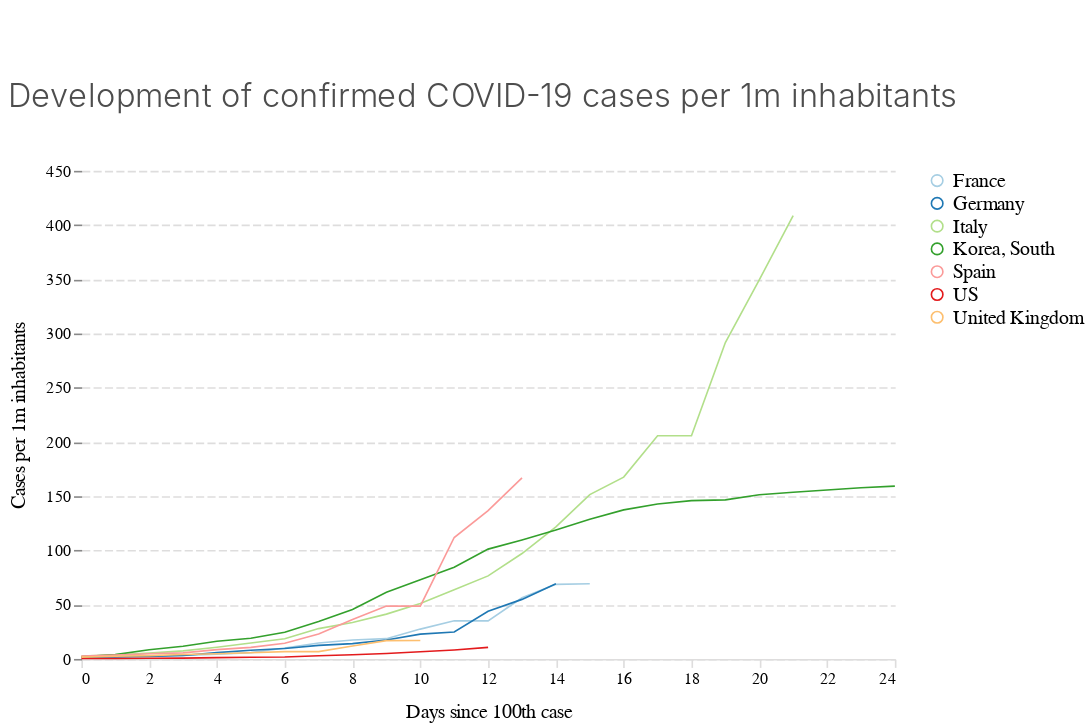

This figure's notebook cell:
### Code cell
chart_cases_per_1m

### Figure 1 — Vega-Lite specification as saved in the notebook (floating-point values rounded to 4 significant figures)
{"$schema": "https://vega.github.io/schema/vega-lite/v3.4.0.json", "config": {"area": {"fill": "#1696d2"}, "axisX": {"domain": true, "domainColor": "#DEDDDD", "domainDashOffset": 10, "domainWidth": 1, "grid": false, "labelAngle": 0, "labelFont": "Avenir", "labelFontSize": 10, "tickColor": "#DEDDDD", "titleFont": "Avenir", "titleFontSize": 12, "titleFontWeight": 400, "titlePadding": 10}, "axisY": {"domain": false, "domainDashOffset": 10, "grid": true, "gridColor": "#DEDDDD", "gridDash": [5, 2], "gridWidth": 1, "labelAngle": 0, "labelFont": "Avenir", "labelFontSize": 10, "titleFont": "Avenir", "titleFontSize": 12, "titleFontWeight": 400, "titlePadding": 10}, "bar": {"fill": "#1696d2", "strokeWidth": 0}, "guide-title": {"color": "Monospace", "font": "Avenir", "fontSize": 15}, "header": {"titleFontSize": 12, "titleFontWeight": 400}, "legend": {"labelFont": "Avenir", "labelFontSize": 12, "symbolSize": 50, "symbolType": "circle", "title": "", "titleFont": "Avenir", "titleFontSize": 12}, "line": {"color": "#1696d2", "stroke": "#1696d2", "strokeWidth": 1}, "path": {"stroke": "#1696d2"}, "point": {"filled": true}, "range": {"category": ["#a6cee3", "#1f78b4", "#b2df8a", "#33a02c", "#fb9a99", "#e31a1c", "#fdbf6f", "#ff7f00"], "diverging": ["#cfe8f3", "#a2d4ec", "#73bfe2", "#46abdb", "#1696d2", "#12719e"]}, "text": {"align": "right", "color": "#1696d2", "font": "Avenir", "fontSize": 12, "fontWeight": 400, "size": 11}, "title": {"anchor": "start", "color": "#4d4d4d", "font": "Avenir", "fontSize": 20, "fontWeight": 300, "lineHeight": 100, "offset": 30}, "trail": {"color": "#1696d2", "stroke": "#1696d2"}, "view": {"strokeWidth": 0}}, "data": {"name": "data-d72dc117d29002a3d56e00ae046c17a4"}, "datasets": {"data-d72dc117d29002a3d56e00ae046c17a4": [{"cases_per1m": 1.535, "country": "France", "date": "2020-02-29T00:00:00", "days_since100": 0, "perc_growth": null, "value": 100}, {"cases_per1m": 1.996, "country": "France", "date": "2020-03-01T00:00:00", "days_since100": 1, "perc_growth": 1.3, "value": 130}, {"cases_per1m": 2.933, "country": "France", "date": "2020-03-02T00:00:00", "days_since100": 2, "perc_growth": 1.469, "value": 191}, {"cases_per1m": 3.132, "country": "France", "date": "2020-03-03T00:00:00", "days_since100": 3, "perc_growth": 1.068, "value": 204}, {"cases_per1m": 4.422, "country": "France", "date": "2020-03-04T00:00:00", "days_since100": 4, "perc_growth": 1.412, "value": 288}, {"cases_per1m": 5.835, "country": "France", "date": "2020-03-05T00:00:00", "days_since100": 5, "perc_growth": 1.319, "value": 380}, {"cases_per1m": 10.07, "country": "France", "date": "2020-03-06T00:00:00", "days_since100": 6, "perc_growth": 1.726, "value": 656}, {"cases_per1m": 14.69, "country": "France", "date": "2020-03-07T00:00:00", "days_since100": 7, "perc_growth": 1.459, "value": 957}, {"cases_per1m": 17.41, "country": "France", "date": "2020-03-08T00:00:00", "days_since100": 8, "perc_growth": 1.185, "value": 1134}, {"cases_per1m": 18.69, "country": "France", "date": "2020-03-09T00:00:00", "days_since100": 9, "perc_growth": 1.073, "value": 1217}, {"cases_per1m": 27.51, "country": "France", "date": "2020-03-10T00:00:00", "days_since100": 10, "perc_growth": 1.472, "value": 1792}, {"cases_per1m": 35.15, "country": "France", "date": "2020-03-11T00:00:00", "days_since100": 11, "perc_growth": 1.277, "value": 2289}, {"cases_per1m": 35.15, "country": "France", "date": "2020-03-12T00:00:00", "days_since100": 12, "perc_growth": 1, "value": 2289}, {"cases_per1m": 56.38, "country": "France", "date": "2020-03-13T00:00:00", "days_since100": 13, "perc_growth": 1.604, "value": 3672}, {"cases_per1m": 68.79, "country": "France", "date": "2020-03-14T00:00:00", "days_since100": 14, "perc_growth": 1.22, "value": 4480}, {"cases_per1m": 69.29, "country": "France", "date": "2020-03-15T00:00:00", "days_since100": 15, "perc_growth": 1.007, "value": 4513}, {"cases_per1m": 1.557, "country": "Germany", "date": "2020-03-01T00:00:00", "days_since100": 0, "perc_growth": null, "value": 130}, {"cases_per1m": 1.904, "country": "Germany", "date": "2020-03-02T00:00:00", "days_since100": 1, "perc_growth": 1.223, "value": 159}, {"cases_per1m": 2.347, "country": "Germany", "date": "2020-03-03T00:00:00", "days_since100": 2, "perc_growth": 1.233, "value": 196}, {"cases_per1m": 3.137, "country": "Germany", "date": "2020-03-04T00:00:00", "days_since100": 3, "perc_growth": 1.337, "value": 262}, {"cases_per1m": 5.771, "country": "Germany", "date": "2020-03-05T00:00:00", "days_since100": 4, "perc_growth": 1.84, "value": 482}, {"cases_per1m": 8.022, "country": "Germany", "date": "2020-03-06T00:00:00", "days_since100": 5, "perc_growth": 1.39, "value": 670}, {"cases_per1m": 9.567, "country": "Germany", "date": "2020-03-07T00:00:00", "days_since100": 6, "perc_growth": 1.193, "value": 799}, {"cases_per1m": 12.45, "country": "Germany", "date": "2020-03-08T00:00:00", "days_since100": 7, "perc_growth": 1.302, "value": 1040}, {"cases_per1m": 14.08, "country": "Germany", "date": "2020-03-09T00:00:00", "days_since100": 8, "perc_growth": 1.131, "value": 1176}, {"cases_per1m": 17.45, "country": "Germany", "date": "2020-03-10T00:00:00", "days_since100": 9, "perc_growth": 1.239, "value": 1457}, {"cases_per1m": 22.85, "country": "Germany", "date": "2020-03-11T00:00:00", "days_since100": 10, "perc_growth": 1.31, "value": 1908}, {"cases_per1m": 24.88, "country": "Germany", "date": "2020-03-12T00:00:00", "days_since100": 11, "perc_growth": 1.089, "value": 2078}, {"cases_per1m": 44.0, "country": "Germany", "date": "2020-03-13T00:00:00", "days_since100": 12, "perc_growth": 1.769, "value": 3675}, {"cases_per1m": 54.9, "country": "Germany", "date": "2020-03-14T00:00:00", "days_since100": 13, "perc_growth": 1.248, "value": 4585}, {"cases_per1m": 69.39, "country": "Germany", "date": "2020-03-15T00:00:00", "days_since100": 14, "perc_growth": 1.264, "value": 5795}, {"cases_per1m": 2.56, "country": "Italy", "date": "2020-02-23T00:00:00", "days_since100": 0, "perc_growth": null, "value": 155}, {"cases_per1m": 3.782, "country": "Italy", "date": "2020-02-24T00:00:00", "days_since100": 1, "perc_growth": 1.477, "value": 229}, {"cases_per1m": 5.318, "country": "Italy", "date": "2020-02-25T00:00:00", "days_since100": 2, "perc_growth": 1.406, "value": 322}, {"cases_per1m": 7.481, "country": "Italy", "date": "2020-02-26T00:00:00", "days_since100": 3, "perc_growth": 1.407, "value": 453}, {"cases_per1m": 10.82, "country": "Italy", "date": "2020-02-27T00:00:00", "days_since100": 4, "perc_growth": 1.446, "value": 655}, {"cases_per1m": 14.67, "country": "Italy", "date": "2020-02-28T00:00:00", "days_since100": 5, "perc_growth": 1.356, "value": 888}, {"cases_per1m": 18.63, "country": "Italy", "date": "2020-02-29T00:00:00", "days_since100": 6, "perc_growth": 1.27, "value": 1128}, {"cases_per1m": 27.98, "country": "Italy", "date": "2020-03-01T00:00:00", "days_since100": 7, "perc_growth": 1.502, "value": 1694}, {"cases_per1m": 33.63, "country": "Italy", "date": "2020-03-02T00:00:00", "days_since100": 8, "perc_growth": 1.202, "value": 2036}, {"cases_per1m": 41.32, "country": "Italy", "date": "2020-03-03T00:00:00", "days_since100": 9, "perc_growth": 1.229, "value": 2502}, {"cases_per1m": 51.02, "country": "Italy", "date": "2020-03-04T00:00:00", "days_since100": 10, "perc_growth": 1.235, "value": 3089}, {"cases_per1m": 63.72, "country": "Italy", "date": "2020-03-05T00:00:00", "days_since100": 11, "perc_growth": 1.249, "value": 3858}, {"cases_per1m": 76.56, "country": "Italy", "date": "2020-03-06T00:00:00", "days_since100": 12, "perc_growth": 1.202, "value": 4636}, {"cases_per1m": 97.16, "country": "Italy", "date": "2020-03-07T00:00:00", "days_since100": 13, "perc_growth": 1.269, "value": 5883}, {"cases_per1m": 121.8, "country": "Italy", "date": "2020-03-08T00:00:00", "days_since100": 14, "perc_growth": 1.254, "value": 7375}, {"cases_per1m": 151.5, "country": "Italy", "date": "2020-03-09T00:00:00", "days_since100": 15, "perc_growth": 1.244, "value": 9172}, {"cases_per1m": 167.6, "country": "Italy", "date": "2020-03-10T00:00:00", "days_since100": 16, "perc_growth": 1.107, "value": 10149}, {"cases_per1m": 205.8, "country": "Italy", "date": "2020-03-11T00:00:00", "days_since100": 17, "perc_growth": 1.228, "value": 12462}, {"cases_per1m": 205.8, "country": "Italy", "date": "2020-03-12T00:00:00", "days_since100": 18, "perc_growth": 1, "value": 12462}, {"cases_per1m": 291.7, "country": "Italy", "date": "2020-03-13T00:00:00", "days_since100": 19, "perc_growth": 1.417, "value": 17660}, {"cases_per1m": 349.4, "country": "Italy", "date": "2020-03-14T00:00:00", "days_since100": 20, "perc_growth": 1.198, "value": 21157}, {"cases_per1m": 408.7, "country": "Italy", "date": "2020-03-15T00:00:00", "days_since100": 21, "perc_growth": 1.17, "value": 24747}, {"cases_per1m": 2.03, "country": "Korea, South", "date": "2020-02-20T00:00:00", "days_since100": 0, "perc_growth": null, "value": 104}, {"cases_per1m": 3.982, "country": "Korea, South", "date": "2020-02-21T00:00:00", "days_since100": 1, "perc_growth": 1.962, "value": 204}, {"cases_per1m": 8.453, "country": "Korea, South", "date": "2020-02-22T00:00:00", "days_since100": 2, "perc_growth": 2.123, "value": 433}, {"cases_per1m": 11.75, "country": "Korea, South", "date": "2020-02-23T00:00:00", "days_since100": 3, "perc_growth": 1.39, "value": 602}, {"cases_per1m": 16.26, "country": "Korea, South", "date": "2020-02-24T00:00:00", "days_since100": 4, "perc_growth": 1.384, "value": 833}, {"cases_per1m": 19.07, "country": "Korea, South", "date": "2020-02-25T00:00:00", "days_since100": 5, "perc_growth": 1.173, "value": 977}, {"cases_per1m": 24.62, "country": "Korea, South", "date": "2020-02-26T00:00:00", "days_since100": 6, "perc_growth": 1.291, "value": 1261}, {"cases_per1m": 34.48, "country": "Korea, South", "date": "2020-02-27T00:00:00", "days_since100": 7, "perc_growth": 1.4, "value": 1766}, {"cases_per1m": 45.62, "country": "Korea, South", "date": "2020-02-28T00:00:00", "days_since100": 8, "perc_growth": 1.323, "value": 2337}, {"cases_per1m": 61.49, "country": "Korea, South", "date": "2020-02-29T00:00:00", "days_since100": 9, "perc_growth": 1.348, "value": 3150}, {"cases_per1m": 72.93, "country": "Korea, South", "date": "2020-03-01T00:00:00", "days_since100": 10, "perc_growth": 1.186, "value": 3736}, {"cases_per1m": 84.63, "country": "Korea, South", "date": "2020-03-02T00:00:00", "days_since100": 11, "perc_growth": 1.16, "value": 4335}, {"cases_per1m": 101.2, "country": "Korea, South", "date": "2020-03-03T00:00:00", "days_since100": 12, "perc_growth": 1.196, "value": 5186}, {"cases_per1m": 109.7, "country": "Korea, South", "date": "2020-03-04T00:00:00", "days_since100": 13, "perc_growth": 1.084, "value": 5621}, {"cases_per1m": 118.8, "country": "Korea, South", "date": "2020-03-05T00:00:00", "days_since100": 14, "perc_growth": 1.083, "value": 6088}, {"cases_per1m": 128.7, "country": "Korea, South", "date": "2020-03-06T00:00:00", "days_since100": 15, "perc_growth": 1.083, "value": 6593}, {"cases_per1m": 137.5, "country": "Korea, South", "date": "2020-03-07T00:00:00", "days_since100": 16, "perc_growth": 1.068, "value": 7041}, {"cases_per1m": 142.8, "country": "Korea, South", "date": "2020-03-08T00:00:00", "days_since100": 17, "perc_growth": 1.039, "value": 7314}, {"cases_per1m": 146.0, "country": "Korea, South", "date": "2020-03-09T00:00:00", "days_since100": 18, "perc_growth": 1.022, "value": 7478}, {"cases_per1m": 146.7, "country": "Korea, South", "date": "2020-03-10T00:00:00", "days_since100": 19, "perc_growth": 1.005, "value": 7513}, {"cases_per1m": 151.4, "country": "Korea, South", "date": "2020-03-11T00:00:00", "days_since100": 20, "perc_growth": 1.032, "value": 7755}, {"cases_per1m": 153.6, "country": "Korea, South", "date": "2020-03-12T00:00:00", "days_since100": 21, "perc_growth": 1.015, "value": 7869}, {"cases_per1m": 155.8, "country": "Korea, South", "date": "2020-03-13T00:00:00", "days_since100": 22, "perc_growth": 1.014, "value": 7979}, {"cases_per1m": 157.9, "country": "Korea, South", "date": "2020-03-14T00:00:00", "days_since100": 23, "perc_growth": 1.013, "value": 8086}, {"cases_per1m": 159.3, "country": "Korea, South", "date": "2020-03-15T00:00:00", "days_since100": 24, "perc_growth": 1.009, "value": 8162}, {"cases_per1m": 2.568, "country": "Spain", "date": "2020-03-02T00:00:00", "days_since100": 0, "perc_growth": null, "value": 120}, {"cases_per1m": 3.53, "country": "Spain", "date": "2020-03-03T00:00:00", "days_since100": 1, "perc_growth": 1.375, "value": 165}, {"cases_per1m": 4.75, "country": "Spain", "date": "2020-03-04T00:00:00", "days_since100": 2, "perc_growth": 1.345, "value": 222}, {"cases_per1m": 5.542, "country": "Spain", "date": "2020-03-05T00:00:00", "days_since100": 3, "perc_growth": 1.167, "value": 259}, {"cases_per1m": 8.559, "country": "Spain", "date": "2020-03-06T00:00:00", "days_since100": 4, "perc_growth": 1.544, "value": 400}, {"cases_per1m": 10.7, "country": "Spain", "date": "2020-03-07T00:00:00", "days_since100": 5, "perc_growth": 1.25, "value": 500}, {"cases_per1m": 14.4, "country": "Spain", "date": "2020-03-08T00:00:00", "days_since100": 6, "perc_growth": 1.346, "value": 673}, {"cases_per1m": 22.96, "country": "Spain", "date": "2020-03-09T00:00:00", "days_since100": 7, "perc_growth": 1.594, "value": 1073}, {"cases_per1m": 36.27, "country": "Spain", "date": "2020-03-10T00:00:00", "days_since100": 8, "perc_growth": 1.58, "value": 1695}, {"cases_per1m": 48.72, "country": "Spain", "date": "2020-03-11T00:00:00", "days_since100": 9, "perc_growth": 1.343, "value": 2277}, {"cases_per1m": 48.72, "country": "Spain", "date": "2020-03-12T00:00:00", "days_since100": 10, "perc_growth": 1, "value": 2277}, {"cases_per1m": 111.9, "country": "Spain", "date": "2020-03-13T00:00:00", "days_since100": 11, "perc_growth": 2.298, "value": 5232}, {"cases_per1m": 136.7, "country": "Spain", "date": "2020-03-14T00:00:00", "days_since100": 12, "perc_growth": 1.222, "value": 6391}, {"cases_per1m": 166.8, "country": "Spain", "date": "2020-03-15T00:00:00", "days_since100": 13, "perc_growth": 1.22, "value": 7798}, {"cases_per1m": 0.3586, "country": "US", "date": "2020-03-03T00:00:00", "days_since100": 0, "perc_growth": null, "value": 118}, {"cases_per1m": 0.4528, "country": "US", "date": "2020-03-04T00:00:00", "days_since100": 1, "perc_growth": 1.263, "value": 149}, {"cases_per1m": 0.6594, "country": "US", "date": "2020-03-05T00:00:00", "days_since100": 2, "perc_growth": 1.456, "value": 217}, {"cases_per1m": 0.7962, "country": "US", "date": "2020-03-06T00:00:00", "days_since100": 3, "perc_growth": 1.207, "value": 262}, {"cases_per1m": 1.222, "country": "US", "date": "2020-03-07T00:00:00", "days_since100": 4, "perc_growth": 1.534, "value": 402}, {"cases_per1m": 1.574, "country": "US", "date": "2020-03-08T00:00:00", "days_since100": 5, "perc_growth": 1.289, "value": 518}, {"cases_per1m": 1.772, "country": "US", "date": "2020-03-09T00:00:00", "days_since100": 6, "perc_growth": 1.125, "value": 583}, {"cases_per1m": 2.914, "country": "US", "date": "2020-03-10T00:00:00", "days_since100": 7, "perc_growth": 1.645, "value": 959}, {"cases_per1m": 3.893, "country": "US", "date": "2020-03-11T00:00:00", "days_since100": 8, "perc_growth": 1.336, "value": 1281}, {"cases_per1m": 5.054, "country": "US", "date": "2020-03-12T00:00:00", "days_since100": 9, "perc_growth": 1.298, "value": 1663}, {"cases_per1m": 6.622, "country": "US", "date": "2020-03-13T00:00:00", "days_since100": 10, "perc_growth": 1.31, "value": 2179}, {"cases_per1m": 8.287, "country": "US", "date": "2020-03-14T00:00:00", "days_since100": 11, "perc_growth": 1.251, "value": 2727}, {"cases_per1m": 10.63, "country": "US", "date": "2020-03-15T00:00:00", "days_since100": 12, "perc_growth": 1.283, "value": 3499}, {"cases_per1m": 1.718, "country": "United Kingdom", "date": "2020-03-05T00:00:00", "days_since100": 0, "perc_growth": null, "value": 116}, {"cases_per1m": 2.429, "country": "United Kingdom", "date": "2020-03-06T00:00:00", "days_since100": 1, "perc_growth": 1.414, "value": 164}, {"cases_per1m": 3.065, "country": "United Kingdom", "date": "2020-03-07T00:00:00", "days_since100": 2, "perc_growth": 1.262, "value": 207}, {"cases_per1m": 4.057, "country": "United Kingdom", "date": "2020-03-08T00:00:00", "days_since100": 3, "perc_growth": 1.324, "value": 274}, {"cases_per1m": 4.768, "country": "United Kingdom", "date": "2020-03-09T00:00:00", "days_since100": 4, "perc_growth": 1.175, "value": 322}, {"cases_per1m": 5.686, "country": "United Kingdom", "date": "2020-03-10T00:00:00", "days_since100": 5, "perc_growth": 1.193, "value": 384}, {"cases_per1m": 6.797, "country": "United Kingdom", "date": "2020-03-11T00:00:00", "days_since100": 6, "perc_growth": 1.195, "value": 459}, {"cases_per1m": 6.797, "country": "United Kingdom", "date": "2020-03-12T00:00:00", "days_since100": 7, "perc_growth": 1, "value": 459}, {"cases_per1m": 11.86, "country": "United Kingdom", "date": "2020-03-13T00:00:00", "days_since100": 8, "perc_growth": 1.745, "value": 801}, {"cases_per1m": 16.93, "country": "United Kingdom", "date": "2020-03-14T00:00:00", "days_since100": 9, "perc_growth": 1.427, "value": 1143}, {"cases_per1m": 16.94, "country": "United Kingdom", "date": "2020-03-15T00:00:00", "days_since100": 10, "perc_growth": 1.001, "value": 1144}]}, "encoding": {"color": {"field": "country", "type": "nominal"}, "x": {"field": "days_since100", "title": "Days since 100th case", "type": "quantitative"}, "y": {"field": "cases_per1m", "title": "Cases per 1m inhabitants", "type": "quantitative"}}, "height": 300, "mark": "line", "padding": {"bottom": 5, "left": 5, "right": 5, "top": 50}, "title": "Development of confirmed COVID-19 cases per 1m inhabitants", "width": 500}
